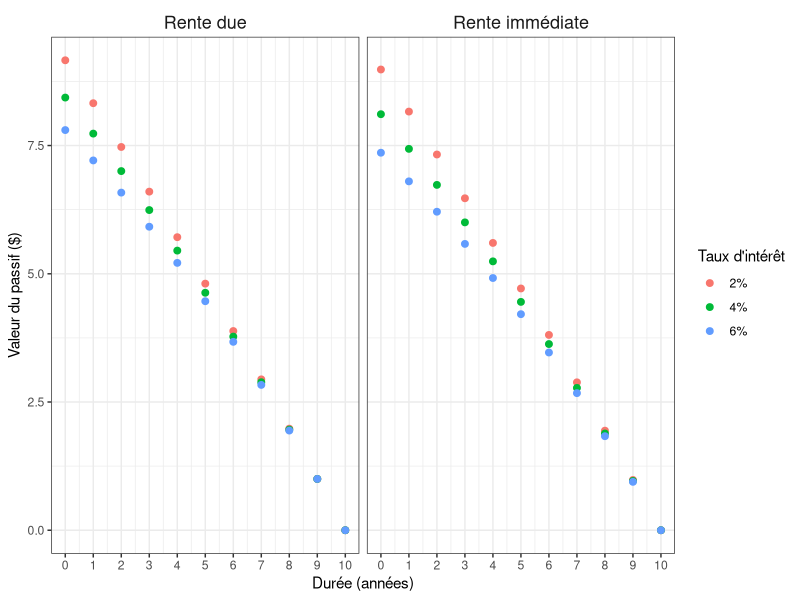
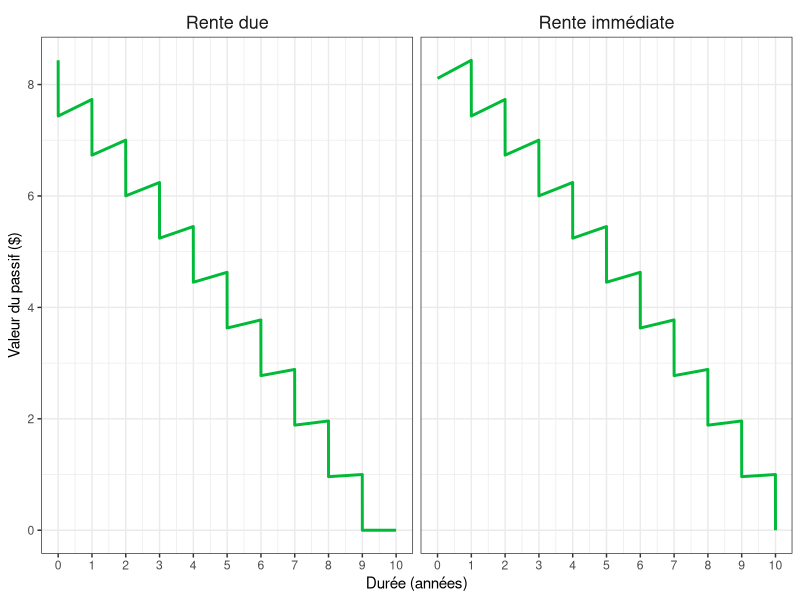
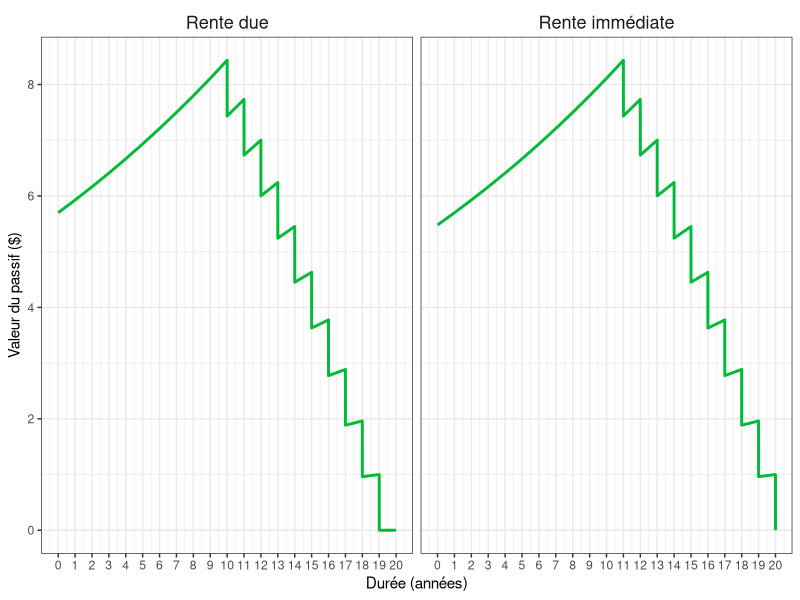
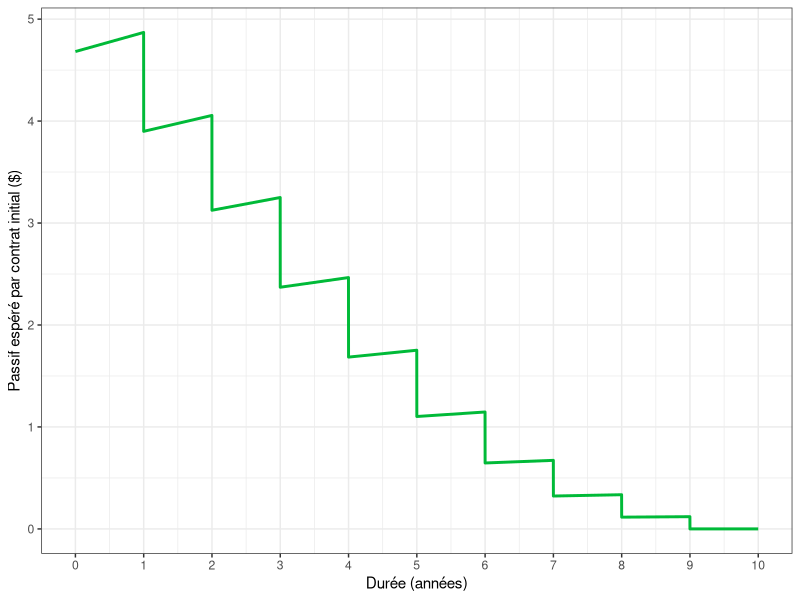
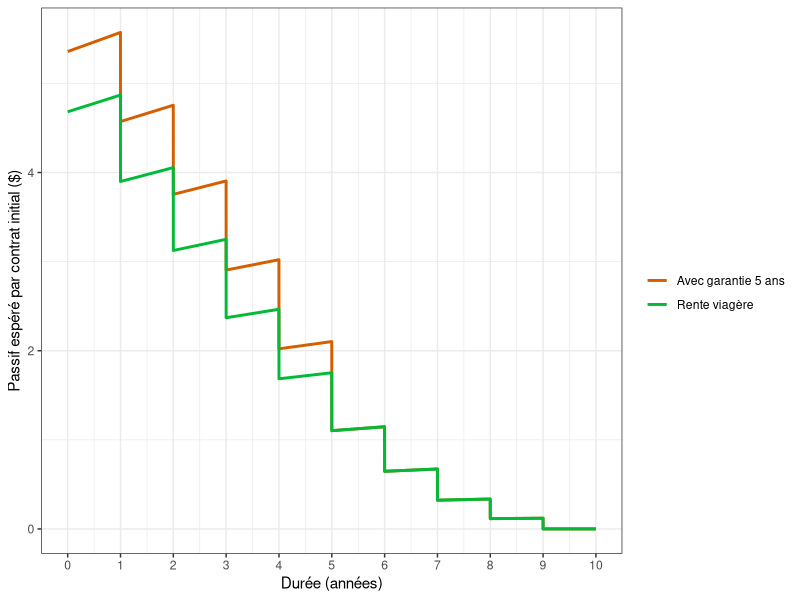
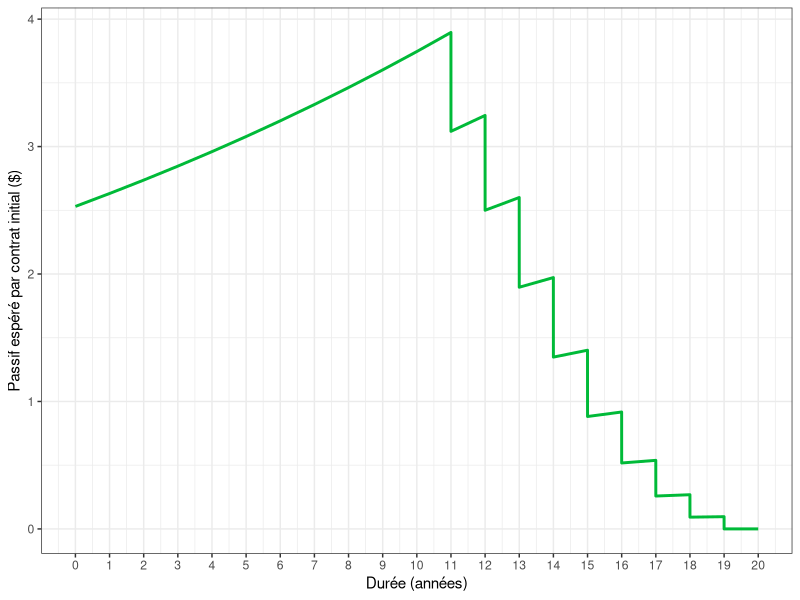
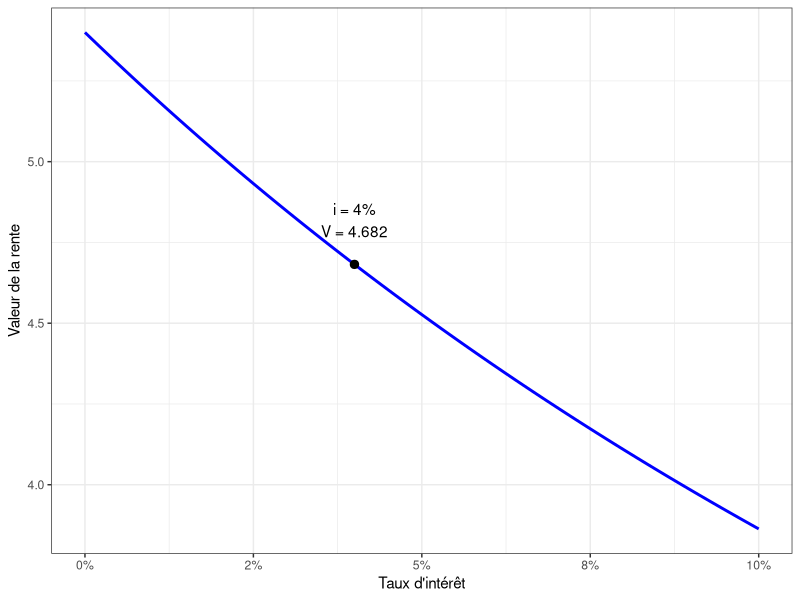

Reproduce these figures in R, in order.
## ---- chunk 1
#| code-fold: true
#| echo: false
#| message: false
#| warning: false
#| fig-height: 4.8
#| fig-width: 11
#| fig-align: center

library(dplyr)
library(tidyr)
library(kableExtra)
library(tibble)

n <- 9

df <- tibble(
  duree_num = 0:n,
  duree = as.character(0:n)
)

# Taux d'actualisation
v2 <- 1 / 1.02
v4 <- 1 / 1.04
v6 <- 1 / 1.06

# ------------------------------------------------------------
# Tableau des rentes dues
# ------------------------------------------------------------
df_due <- df %>%
  mutate(
    vt_2 = v2^duree_num,
    rente_2 = v2^duree_num,
    vt_4 = v4^duree_num,
    rente_4 = v4^duree_num,
    vt_6 = v6^duree_num,
    rente_6 = v6^duree_num
  )

tot_due <- tibble(
  duree_num = NA,
  duree = "Total",
  vt_2 = NA,
  rente_2 = sum(v2^(0:n)),
  vt_4 = NA,
  rente_4 = sum(v4^(0:n)),
  vt_6 = NA,
  rente_6 = sum(v6^(0:n))
)

tab_due <- bind_rows(df_due, tot_due) %>%
  select(-duree_num) %>%
  mutate(across(-duree, ~ round(.x, 6))) %>%
  mutate(across(-duree, ~ replace_na(as.character(.x), "")))

tab_due %>%
  kbl(
    align = "c",
    col.names = c(
      "Temps (t)",
      "v<sup>t</sup>", "Rente due",
      "v<sup>t</sup>", "Rente due",
      "v<sup>t</sup>", "Rente due"
    ),
    escape = FALSE
  ) %>%
  add_header_above(
    c(
      " " = 1,
      "2%" = 2,
      "4%" = 2,
      "6%" = 2
    ),
    escape = FALSE
  ) %>%
  kable_styling(
    bootstrap_options = c("striped", "hover", "condensed"),
    full_width = FALSE,
    position = "center"
  )
## ---- chunk 2
#| code-fold: true
#| echo: false
#| message: false
#| warning: false
#| fig-height: 4.8
#| fig-width: 11
#| fig-align: center

# ------------------------------------------------------------
# Tableau des rentes immédiates
# ------------------------------------------------------------
df_imm <- df %>%
  mutate(
    vt_2 = v2^(duree_num + 1),
    rente_2 = v2^(duree_num + 1),
    vt_4 = v4^(duree_num + 1),
    rente_4 = v4^(duree_num + 1),
    vt_6 = v6^(duree_num + 1),
    rente_6 = v6^(duree_num + 1)
  )

tot_imm <- tibble(
  duree_num = NA,
  duree = "Total",
  vt_2 = NA,
  rente_2 = sum(v2^(1:(n + 1))),
  vt_4 = NA,
  rente_4 = sum(v4^(1:(n + 1))),
  vt_6 = NA,
  rente_6 = sum(v6^(1:(n + 1)))
)

tab_imm <- bind_rows(df_imm, tot_imm) %>%
  select(-duree_num) %>%
  mutate(across(-duree, ~ round(.x, 6))) %>%
  mutate(across(-duree, ~ replace_na(as.character(.x), "")))

tab_imm %>%
  kbl(
    align = "c",
    col.names = c(
      "Période (t)",
      "v<sup>t+1</sup>", "Rente immédiate",
      "v<sup>t+1</sup>", "Rente immédiate",
      "v<sup>t+1</sup>", "Rente immédiate"
    ),
    escape = FALSE
  ) %>%
  add_header_above(
    c(
      " " = 1,
      "2%" = 2,
      "4%" = 2,
      "6%" = 2
    ),
    escape = FALSE
  ) %>%
  kable_styling(
    bootstrap_options = c("striped", "hover", "condensed"),
    full_width = FALSE,
    position = "center"
  )


## ---- chunk 3
#| code-fold: true
#| echo: false
#| message: false
#| warning: false
#| fig-height: 4
#| fig-width: 14
#| fig-align: center

library(dplyr)
library(tidyr)
library(tibble)
library(ggplot2)

# Trajectoire du passif : avant et après chaque date de paiement
passif_certain <- function(type = "due", n = 10, differe = 0, i = 0.04) {
  stopifnot(type %in% c("due", "immediate"), n >= 1, differe >= 0)
  dates_paiement <- if (type == "due") {
    differe + 0:(n - 1)
  } else {
    differe + 1:n
  }
  v <- 1 / (1 + i)
  C0 <- sum(v^dates_paiement)
  N <- differe + n

  avant <- apres <- numeric(N + 1)
  for (t in 0:N) {
    avant[t + 1] <- if (t == 0) C0 else apres[t] * (1 + i)
    paiement <- as.numeric(t %in% dates_paiement)
    apres[t + 1] <- avant[t + 1] - paiement
  }

  tibble(t = 0:N, avant = avant, apres = apres)
}

# Comparaison à différentes dates, selon la convention annoncée
calcul_points <- function(type, i) {
  d <- passif_certain(type = type, i = i)
  d %>%
    transmute(
      t,
      passif = ifelse(t == 0, avant, if (type == "due") avant else apres),
      taux = paste0(round(100 * i), "%"),
      type = if (type == "due") "Rente due" else "Rente immédiate"
    )
}

df_points <- bind_rows(lapply(c(0.02, 0.04, 0.06), function(i) {
  bind_rows(calcul_points("due", i), calcul_points("immediate", i))
}))

ggplot(df_points, aes(t, passif, color = taux)) +
  geom_point(size = 2) +
  facet_wrap(~ type, nrow = 1) +
  scale_x_continuous(breaks = 0:10) +
  labs(x = "Durée (années)", y = "Valeur du passif ($)",
       color = "Taux d'intérêt") +
  theme_bw() +
  theme(
    strip.background = element_blank(),
    strip.text = element_text(size = 13, face = "plain")
  )
## ---- chunk 4
#| code-fold: true
#| echo: false
#| message: false
#| warning: false
#| fig-height: 4
#| fig-width: 14
#| fig-align: center

# Décalage graphique minime pour distinguer avant et après paiement
tracer_passif_certain <- function(type, differe = 0, i = 0.04, eps = 0.002) {
  d <- passif_certain(type = type, differe = differe, i = i)
  n <- 10
  N <- max(d$t)
  dates <- if (type == "due") differe + 0:(n - 1) else differe + 1:n

  a <- d %>% transmute(temps = t, passif = apres)
  b <- d %>% filter(t %in% dates) %>%
    transmute(temps = ifelse(t == 0, 0, t - eps), passif = avant)
  if (type == "due" && differe == 0) {
    a <- a %>% mutate(temps = ifelse(temps == 0, eps, temps))
  }
  bind_rows(a, b) %>%
    arrange(temps) %>%
    mutate(type = if (type == "due") "Rente due" else "Rente immédiate")
}

df_detail <- bind_rows(
  tracer_passif_certain("due"),
  tracer_passif_certain("immediate")
)

ggplot(df_detail, aes(temps, passif)) +
  geom_line(color = "#00BA38", linewidth = 1) +
  facet_wrap(~ type, nrow = 1) +
  scale_x_continuous(breaks = 0:10) +
  labs(x = "Durée (années)", y = "Valeur du passif ($)") +
  theme_bw() +
  theme(
    strip.background = element_blank(),
    strip.text = element_text(size = 13, face = "plain")
  )
## ---- chunk 5
#| code-fold: true
#| echo: false
#| message: false
#| warning: false
#| fig-height: 4
#| fig-width: 14
#| fig-align: center

library(ggplot2)
library(dplyr)

# La fonction est définie à la section précédente.
df_differe <- bind_rows(
  tracer_passif_certain("due", differe = 10),
  tracer_passif_certain("immediate", differe = 10)
)

ggplot(df_differe, aes(temps, passif)) +
  geom_line(color = "#00BA38", linewidth = 1) +
  facet_wrap(~ type, nrow = 1) +
  scale_x_continuous(breaks = 0:20) +
  labs(x = "Durée (années)", y = "Valeur du passif ($)") +
  theme_bw() +
  theme(
    strip.background = element_blank(),
    strip.text = element_text(size = 13, face = "plain")
  )
## ---- chunk 6
#| code-fold: true
#| echo: false
#| message: false
#| warning: false
#| fig-height: 4.8
#| fig-width: 9
#| fig-align: center

library(dplyr)
library(tidyr)
library(tibble)
library(kableExtra)

n <- 9
i <- 0.04
v <- 1 / (1 + i)

px <- c(
  0.970000,
  0.930000,
  0.880000,
  0.780000,
  0.650000,
  0.500000,
  0.350000,
  0.220000,
  0.120000,
  0.000000
)

df <- tibble(
  t = 0:n,
  duree = as.character(0:n),
  survie = px,
  vt = v^(t + 1),
  rente_immediate = survie * vt
)

tot <- tibble(
  t = NA,
  duree = "Total",
  survie = NA,
  vt = NA,
  rente_immediate = sum(df$rente_immediate, na.rm = TRUE)
)

tab_rente_viagere <- bind_rows(df, tot) %>%
  select(duree, vt, survie, rente_immediate) %>%
  mutate(
    vt = ifelse(is.na(vt), NA, round(vt, 6)),
    survie = ifelse(is.na(survie), NA, round(survie, 6)),
    rente_immediate = ifelse(
      is.na(rente_immediate),
      NA,
      formatC(rente_immediate, format = "f", digits = 6)
    )
  ) %>%
  mutate(across(everything(), ~ replace_na(as.character(.x), "")))

tab_rente_viagere %>%
  kbl(
    align = "c",
    col.names = c(
      "Période (t)",
      "v<sup>t+1</sup>",
      "<sub>t+1</sub>p<sub>x</sub>",
      "Rente immédiate"
    ),
    escape = FALSE
  ) %>%
  kable_styling(
    bootstrap_options = c("striped", "hover", "condensed"),
    full_width = FALSE,
    position = "center"
  )



## ---- chunk 7
#| code-fold: true
#| echo: false
#| message: false
#| warning: false
#| fig-height: 4.8
#| fig-width: 9
#| fig-align: center

library(dplyr)
library(tibble)
library(ggplot2)

# Hypothèses de la rente viagère immédiate de l'exemple
survie_viagere <- c(
  0.970000, 0.930000, 0.880000, 0.780000, 0.650000,
  0.500000, 0.350000, 0.220000, 0.120000, 0.000000
)
i_viager <- 0.04

# Passif espéré par contrat émis au temps 0, avant/après paiement.
# La garantie éventuelle porte sur les premiers paiements.
calcul_passif_viager <- function(survie, i, garantie = 0) {
  n <- length(survie)
  t <- seq_len(n)
  v <- 1 / (1 + i)
  paiement_espere <- ifelse(t <= garantie, 1, survie)
  prix <- sum(v^t * paiement_espere)

  avant <- rep(NA_real_, n + 1)
  apres <- numeric(n + 1)
  apres[1] <- prix

  for (k in t) {
    avant[k + 1] <- apres[k] * (1 + i)
    apres[k + 1] <- avant[k + 1] - paiement_espere[k]
  }

  # Éliminer les traces numériques proches de zéro
  avant[!is.na(avant) & abs(avant) < 1e-12] <- 0
  apres[abs(apres) < 1e-12] <- 0

  tibble(t = 0:n, avant = avant, apres = apres)
}

# Dessiner la valeur juste avant, puis juste après chaque paiement
points_passif_viager <- function(d, libelle, eps = 0.001) {
  bind_rows(
    d %>% transmute(temps = t, passif = apres),
    d %>% filter(t > 0) %>%
      transmute(temps = t - eps, passif = avant)
  ) %>%
    arrange(temps) %>%
    mutate(type = libelle)
}

passif_viager <- calcul_passif_viager(survie_viagere, i_viager)

ggplot(points_passif_viager(passif_viager, "Rente viagère"),
       aes(x = temps, y = passif)) +
  geom_line(color = "#00BA38", linewidth = 1) +
  scale_x_continuous(breaks = 0:10) +
  labs(
    x = "Durée (années)",
    y = "Passif espéré par contrat initial ($)"
  ) +
  theme_bw()
## ---- chunk 8
#| code-fold: true
#| echo: false
#| message: false
#| warning: false

library(dplyr)
library(tidyr)
library(tibble)
library(kableExtra)

n <- 9
i <- 0.04
v <- 1 / (1 + i)
garantie <- 5

px <- c(
  0.970000,
  0.930000,
  0.880000,
  0.780000,
  0.650000,
  0.500000,
  0.350000,
  0.220000,
  0.120000,
  0.000000
)

df <- tibble(
  t = 0:n,
  duree = as.character(0:n),
  survie = px,
  vt = v^(t + 1),
  facteur_paiement = ifelse(t < garantie, 1, survie),
  rente_garantie = vt * facteur_paiement
)

tot <- tibble(
  t = NA,
  duree = "Total",
  survie = NA,
  vt = NA,
  facteur_paiement = NA,
  rente_garantie = sum(df$rente_garantie, na.rm = TRUE)
)

tab_rente_garantie <- bind_rows(df, tot) %>%
  select(duree, vt, survie, facteur_paiement, rente_garantie) %>%
  mutate(
    vt = ifelse(is.na(vt), NA, round(vt, 6)),
    survie = ifelse(is.na(survie), NA, round(survie, 6)),
    facteur_paiement = ifelse(is.na(facteur_paiement), NA, round(facteur_paiement, 6)),
    rente_garantie = ifelse(
      is.na(rente_garantie),
      NA,
      formatC(rente_garantie, format = "f", digits = 6)
    )
  ) %>%
  mutate(across(everything(), ~ replace_na(as.character(.x), "")))

tab_rente_garantie %>%
  kbl(
    align = "c",
    col.names = c(
      "Période (t)",
      "v<sup>t+1</sup>",
      "<sub>t+1</sub>p<sub>x</sub>",
      "Facteur de paiement",
      "Rente avec garantie"
    ),
    escape = FALSE
  ) %>%
  kable_styling(
    bootstrap_options = c("striped", "hover", "condensed"),
    full_width = FALSE,
    position = "center"
  )
## ---- chunk 9
#| code-fold: true
#| echo: false
#| message: false
#| warning: false
#| fig-height: 4.8
#| fig-width: 9
#| fig-align: center

library(dplyr)
library(ggplot2)

# Les fonctions ont été définies dans la section précédente.
df_comparaison <- bind_rows(
  points_passif_viager(
    calcul_passif_viager(survie_viagere, i_viager, garantie = 0),
    "Rente viagère"
  ),
  points_passif_viager(
    calcul_passif_viager(survie_viagere, i_viager, garantie = 5),
    "Avec garantie 5 ans"
  )
)

ggplot(df_comparaison, aes(temps, passif, color = type)) +
  geom_line(linewidth = 1) +
  scale_color_manual(values = c(
    "Rente viagère" = "#00BA38",
    "Avec garantie 5 ans" = "#D55E00"
  )) +
  scale_x_continuous(breaks = 0:10) +
  labs(x = "Durée (années)",
       y = "Passif espéré par contrat initial ($)", color = "") +
  theme_bw()
## ---- chunk 10
#| code-fold: true
#| echo: false
#| message: false
#| warning: false
#| fig-height: 4.8
#| fig-width: 9
#| fig-align: center

library(dplyr)
library(tibble)
library(ggplot2)

defer <- 10
p_defer <- 0.80
i <- i_viager
v <- 1 / (1 + i)

# Passif de la rente viagère à la date du début des paiements,
# évalué conditionnellement à la survie jusque-là.
df_post <- calcul_passif_viager(survie_viagere, i)
valeur_t10 <- df_post$apres[1]
prix_t0 <- p_defer * v^defer * valeur_t10

# Phase de différé, aucune prestation versée
phase_differ <- tibble(
  temps = 0:defer,
  passif = prix_t0 * (1 + i)^(0:defer)
)

# Phase de versement : passif espéré pour le contrat initial
phase_versement <- points_passif_viager(df_post, "Rente différée") %>%
  filter(temps > 0) %>%
  transmute(
    temps = temps + defer,
    passif = p_defer * passif
  )

df_differe_viager <- bind_rows(phase_differ, phase_versement) %>%
  arrange(temps)

ggplot(df_differe_viager, aes(temps, passif)) +
  geom_line(color = "#00BA38", linewidth = 1) +
  scale_x_continuous(breaks = 0:20) +
  labs(x = "Durée (années)",
       y = "Passif espéré par contrat initial ($)") +
  theme_bw()
## ---- chunk 11
#| code-fold: true
#| echo: false
#| message: false
#| warning: false
#| fig-height: 4.8
#| fig-width: 9
#| fig-align: center

library(dplyr)
library(tidyr)
library(tibble)
library(ggplot2)
library(scales)

n <- 9

px <- c(
  0.970000,
  0.930000,
  0.880000,
  0.780000,
  0.650000,
  0.500000,
  0.350000,
  0.220000,
  0.120000,
  0.000000
)

df_i <- tibble(
  i = seq(0, 0.10, by = 0.001)
) %>%
  rowwise() %>%
  mutate(
    value = sum(px[1:n] * (1 / (1 + i))^(1:n))
  ) %>%
  ungroup()

point_4 <- df_i %>%
  filter(abs(i - 0.04) == min(abs(i - 0.04)))

p <- ggplot(df_i, aes(x = i, y = value)) +
  geom_line(linewidth = 1, color='blue') +
  geom_point(
    data = point_4,
    size = 2.5
  ) +
  geom_text(
    data = point_4,
    aes(label = paste0("i = ", percent(i, accuracy = 1), "\nV = ", round(value, 3))),
    vjust = -0.8
  ) +
  scale_x_continuous(
    labels = label_percent(accuracy = 1)
  ) +
  labs(
    x = "Taux d'intérêt",
    y = "Valeur de la rente"
  ) +
  theme_bw()

p
